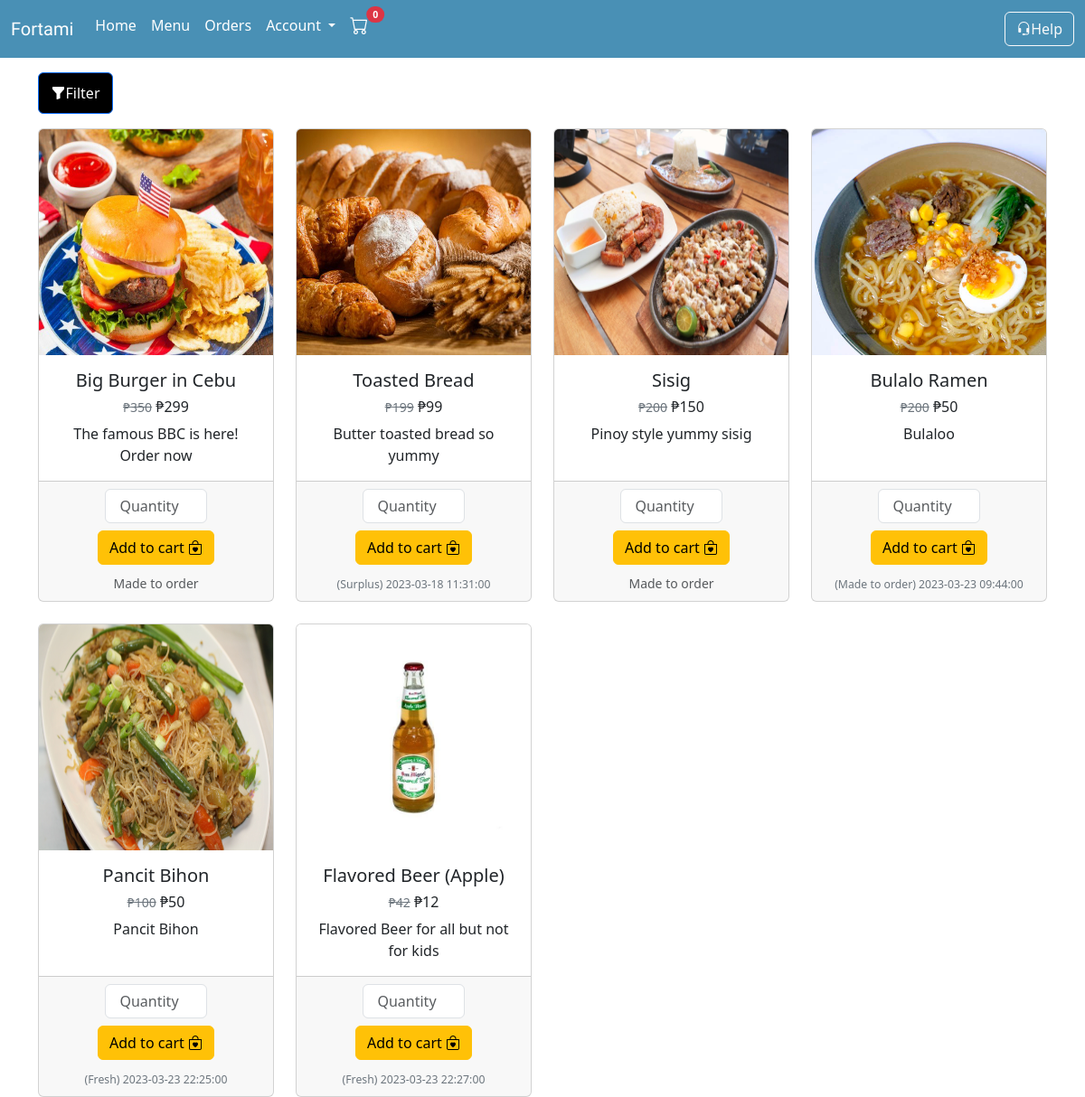
Page /menu.php on the committed database.
### tables this page shows
CREATE TABLE `food_product` (
  `food_id` int(20) NOT NULL,
  `user_id` int(20) NOT NULL,
  `category_id` int(20) NOT NULL,
  `food_pic` varchar(255) NOT NULL,
  `food_name` varchar(50) NOT NULL,
  `food_description` varchar(100) NOT NULL,
  `preparation` varchar(50) NOT NULL,
  `food_creation` datetime DEFAULT NULL,
  `food_discountedPrice` varchar(50) DEFAULT NULL,
  `food_origPrice` varchar(50) NOT NULL
);

### backend.php (called while the page is built, shortened)
<?php
    class Backend{
      public $host = 'localhost';
      public $user = 'root';
      public $pass = '';
      public $db = 'fortami';
      public $con;
      function __construct(){
        $this->con = new mysqli($this->host,$this->user,$this->pass,$this->db) or die("Connection Error!");
      }
      function getproduct(){
        $query = "SELECT * from food_product";
        $result = $this->con->query($query);
        if ($result) {
            return $result;
        }
        else {
          echo "No item found!";
        }
      }
    }
?>

### menu.php (the view, shortened to what this page needs)
<?php
    include 'backend.php';
    include 'buyerheader.php';
    $backend = new Backend;
?>
<!DOCTYPE html>
<html lang="en">
<head>
</head>
<body>
    <div class="container">
        <div class="row py-3">
            <div class="col-2">
                    <button class="btn btn-primary" type="button" data-bs-toggle="offcanvas" data-bs-target="#offcanvasRight" aria-controls="offcanvasRight" style="background-color:black;width:50%;padding:10px 0"><i class="bi bi-funnel-fill"></i>Filter</button>
            </div>
        </div>
    </div>
    <div class="container text-center">
    <div class="row row-cols-1 row-cols-md-4 g-4">
        <?php
            $list = $backend->getproduct();
            if ($list->num_rows > 0) {
                while($row= $list->fetch_assoc()){
        ?>
        <div class='col'>
                    <div class='card h-100'>
                        <img src='./src/Food Menu/<?=$row['food_pic'];?>' class='card-img-top' alt='...' style='max-width:100%;height:250px'>
                      <div class='card-body'>
                        <h5 class='card-title'><?=$row['food_name'];?></h5>
                        <h6>
                          <small><s class='text-secondary'>₱<?=$row['food_origPrice'];?></s></small>
                          <span class='price'>₱<?=$row['food_discountedPrice'];?></span>
                        </h6>
                        <p class='card-text'><?=$row['food_description']?></p>
                      </div>
                      <div class='card-footer'>
                      <div class ='text-center '>
                        <form action='menu.php' method='post'>
                          <input type="number" name="qty" class="form-control text-center" min="1" placeholder="Quantity" style="width:50%;margin:auto;" required>
                          <button type='submit' name='addcart' class='btn btn-warning my-2'>Add to cart <i class='bi bi-bag-heart'></i></button>
                          </form>
                        </div>
                        <small class='text-muted'>
                            <?php
                                if($row['food_creation'] == '0000-00-00 00:00:00'){
                                    echo $row['preparation'];
                                }
                                else {
                                    echo "<small class='text-secondary'>(".$row['preparation'].") ".$row['food_creation']."</small>" ;
                                }
                            ?>
                        </small>
                      </div>
                    </div>
                  </div>
            <?php
                    }
                }
            ?>
        </div>
    </div>
</body>
</html>

### rows in the picture
food_product: food_pic (picture), food_name "Big Burger in Cebu", food_origPrice "350", food_discountedPrice "299", food_description "The famous BBC is here! Order now", preparation "Made to order"
food_product: food_pic (picture), food_name "Toasted Bread", food_origPrice "199", food_discountedPrice "99", food_description "Butter toasted bread so yummy", preparation "Surplus", food_creation "2023-03-18 11:31:00"
food_product: food_pic (picture), food_name "Sisig", food_origPrice "200", food_discountedPrice "150", food_description "Pinoy style yummy sisig", preparation "Made to order"
food_product: food_pic (picture), food_name "Bulalo Ramen", food_origPrice "200", food_discountedPrice "50", food_description "Bulaloo", preparation "Made to order", food_creation "2023-03-23 09:44:00"
food_product: food_pic (picture), food_name "Pancit Bihon", food_origPrice "100", food_discountedPrice "50", food_description "Pancit Bihon", preparation "Fresh", food_creation "2023-03-23 22:25:00"
food_product: food_pic (picture), food_name "Flavored Beer (Apple)", food_origPrice "42", food_discountedPrice "12", food_description "Flavored Beer for all but not for kids", preparation "Fresh", food_creation "2023-03-23 22:27:00"
